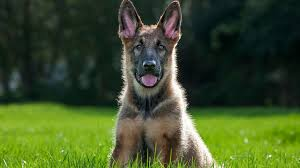
#> input picture YüzTanıma/OpenCV/Nesneler/Kopek1.jpg, 300 x 168 px, found by its file name
$ python n6.py
#> lines starting #> are read from the running program, lines starting #| are printed output that depends on the picture
###Şimdi Biraz Kodları Kısaltalım###
import cv2
import numpy as np
###görüntüler###
res=cv2.imread("OpenCV/Nesneler/Kopek1.jpg",0)
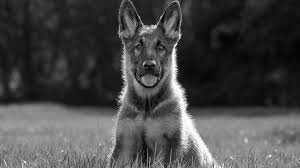
#> res: shape (168, 300); min 0, max 255, mean 71.2
res1=cv2.imread("OpenCV/Nesneler/Kopek1.jpg",0)
###Açma-Kapama-Tophat-Blackhat İşlemleri###
acma_islemi = cv2.morphologyEx(res,cv2.MORPH_OPEN,np.ones((9,9),np.uint8),iterations=1)
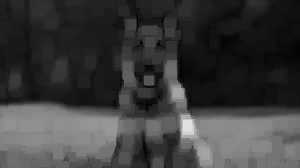
#> acma_islemi: shape (168, 300); min 0, max 224, mean 59.6
kapama_islemi=cv2.morphologyEx(res1,cv2.MORPH_CLOSE,np.ones((9,9),np.uint8),iterations=1)
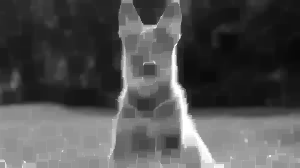
#> kapama_islemi: shape (168, 300); min 8, max 255, mean 81.4
top_hat=cv2.morphologyEx(res,cv2.MORPH_TOPHAT,np.ones((5,5),np.uint8),iterations=1)
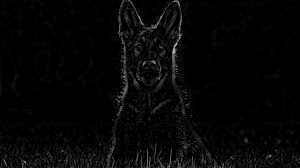
#> top_hat: shape (168, 300); min 0, max 202, mean 6.1
black_hat=cv2.morphologyEx(res1,cv2.MORPH_BLACKHAT,np.ones((9,9),np.uint8),iterations=1)
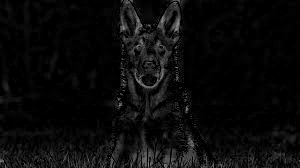
#> black_hat: shape (168, 300); min 0, max 151, mean 10.2
###Sonuçları Göster###
cv2.imshow("Açma",acma_islemi)
cv2.imshow("Kapama",kapama_islemi)
cv2.imshow("Tophat",top_hat)
cv2.imshow("Blackhat",black_hat)
cv2.waitKey(0)

$ run again, with YüzTanıma/OpenCV/Nesneler/Kopek2.jpg copied over YüzTanıma/OpenCV/Nesneler/Kopek1.jpg
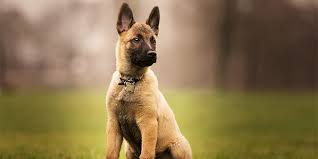
#> input picture YüzTanıma/OpenCV/Nesneler/Kopek2.jpg, 318 x 159 px, found by its file name
#> `kapama_islemi=cv2.morphologyEx(res1,cv2.MORPH_CLOSE,np.ones((9,9),np.u..`:
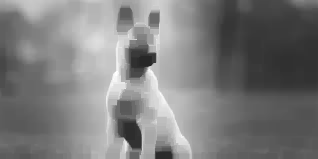
#> kapama_islemi: shape (159, 318); min 39, max 255, mean 124.1
#> `black_hat=cv2.morphologyEx(res1,cv2.MORPH_BLACKHAT,np.ones((9,9),np.ui..`:
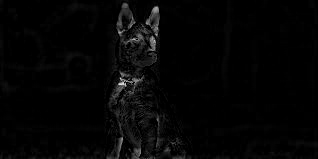
#> black_hat: shape (159, 318); min 0, max 224, mean 5

$ run again, with YüzTanıma/OpenCV/Nesneler/Kopek3.jpg copied over YüzTanıma/OpenCV/Nesneler/Kopek1.jpg
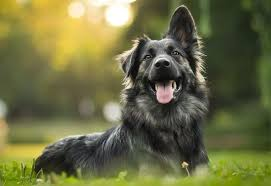
#> input picture YüzTanıma/OpenCV/Nesneler/Kopek3.jpg, 271 x 186 px, found by its file name
#> `kapama_islemi=cv2.morphologyEx(res1,cv2.MORPH_CLOSE,np.ones((9,9),np.u..`:
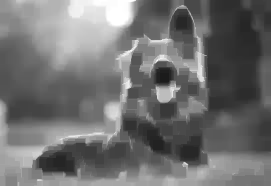
#> kapama_islemi: shape (186, 271); min 27, max 255, mean 112.7
#> `black_hat=cv2.morphologyEx(res1,cv2.MORPH_BLACKHAT,np.ones((9,9),np.ui..`:
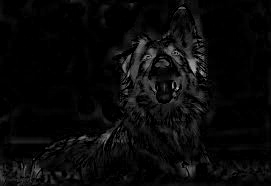
#> black_hat: shape (186, 271); min 0, max 181, mean 9.3
